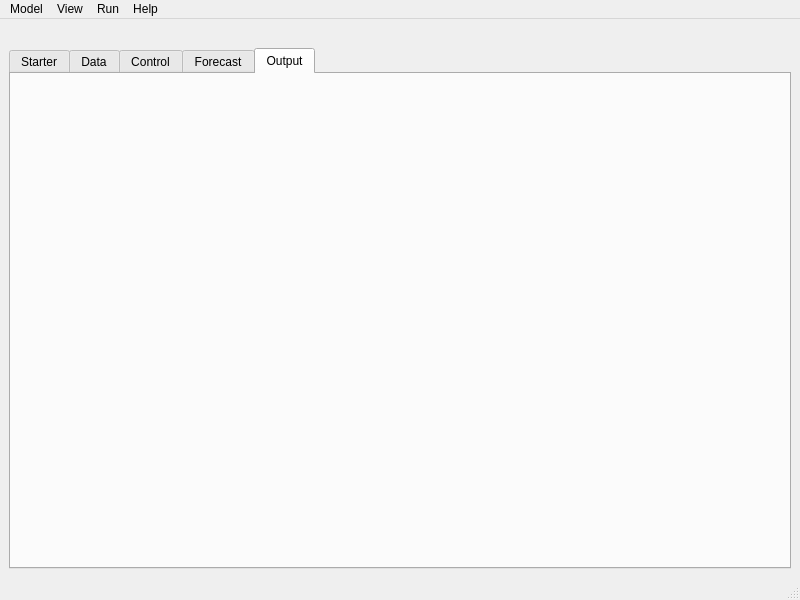
<?xml version="1.0" encoding="UTF-8"?>
<ui version="4.0">
 <class>MainWindow</class>
 <widget class="QMainWindow" name="MainWindow">
  <property name="geometry">
   <rect>
    <x>0</x>
    <y>0</y>
    <width>800</width>
    <height>600</height>
   </rect>
  </property>
  <property name="windowTitle">
   <string>MainWindow</string>
  </property>
  <widget class="QWidget" name="centralwidget">
   <layout class="QVBoxLayout" name="verticalLayout">
    <item>
     <widget class="QLabel" name="label_model">
      <property name="text">
       <string/>
      </property>
      <property name="alignment">
       <set>Qt::AlignCenter</set>
      </property>
     </widget>
    </item>
    <item>
     <widget class="QTabWidget" name="tabWidget">
      <property name="currentIndex">
       <number>4</number>
      </property>
      <widget class="QWidget" name="tab_starter">
       <attribute name="title">
        <string>Starter</string>
       </attribute>
       <layout class="QVBoxLayout" name="verticalLayout_2">
        <item>
         <layout class="QVBoxLayout" name="verticalLayout_starter"/>
        </item>
       </layout>
      </widget>
      <widget class="QWidget" name="tab_data">
       <attribute name="title">
        <string>Data</string>
       </attribute>
       <layout class="QVBoxLayout" name="verticalLayout_6">
        <item>
         <layout class="QVBoxLayout" name="verticalLayout_data"/>
        </item>
       </layout>
      </widget>
      <widget class="QWidget" name="tab_control">
       <attribute name="title">
        <string>Control</string>
       </attribute>
       <layout class="QVBoxLayout" name="verticalLayout_5">
        <item>
         <layout class="QVBoxLayout" name="verticalLayout_control"/>
        </item>
       </layout>
      </widget>
      <widget class="QWidget" name="tab_forecast">
       <attribute name="title">
        <string>Forecast</string>
       </attribute>
       <layout class="QVBoxLayout" name="verticalLayout_4">
        <item>
         <layout class="QVBoxLayout" name="verticalLayout_forecast"/>
        </item>
       </layout>
      </widget>
      <widget class="QWidget" name="tab_output">
       <attribute name="title">
        <string>Output</string>
       </attribute>
       <layout class="QVBoxLayout" name="verticalLayout_3">
        <item>
         <layout class="QVBoxLayout" name="verticalLayout_output"/>
        </item>
       </layout>
      </widget>
     </widget>
    </item>
   </layout>
  </widget>
  <widget class="QMenuBar" name="menubar">
   <property name="geometry">
    <rect>
     <x>0</x>
     <y>0</y>
     <width>800</width>
     <height>26</height>
    </rect>
   </property>
   <widget class="QMenu" name="menuModel">
    <property name="title">
     <string>Model</string>
    </property>
    <addaction name="actionDefaultModel"/>
    <addaction name="actionSetCurrentDefault"/>
    <addaction name="actionSetDefaultDir"/>
    <addaction name="separator"/>
    <addaction name="actionOpenModel"/>
    <addaction name="actionSaveModel"/>
    <addaction name="actionSaveModelAs"/>
    <addaction name="separator"/>
    <addaction name="actionViewInfo"/>
    <addaction name="separator"/>
    <addaction name="actionExit"/>
   </widget>
   <widget class="QMenu" name="menuView">
    <property name="title">
     <string>View</string>
    </property>
    <addaction name="actionShowStartScreen"/>
    <addaction name="actionShowToolbar"/>
    <addaction name="actionShowStarter"/>
    <addaction name="actionShowData"/>
    <addaction name="actionShowControl"/>
    <addaction name="actionShowForecast"/>
    <addaction name="actionShowOutput"/>
   </widget>
   <widget class="QMenu" name="menuRun">
    <property name="title">
     <string>Run</string>
    </property>
    <addaction name="actionRun"/>
    <addaction name="separator"/>
   </widget>
   <widget class="QMenu" name="menuHelp">
    <property name="title">
     <string>Help</string>
    </property>
    <addaction name="actionAboutModel"/>
    <addaction name="separator"/>
    <addaction name="actionAboutInterface"/>
    <addaction name="actionAboutSS"/>
    <addaction name="separator"/>
    <addaction name="actionAboutQt"/>
   </widget>
   <addaction name="menuModel"/>
   <addaction name="menuView"/>
   <addaction name="menuRun"/>
   <addaction name="menuHelp"/>
  </widget>
  <widget class="QStatusBar" name="statusbar"/>
  <action name="actionDefaultModel">
   <property name="text">
    <string>Load default model</string>
   </property>
  </action>
  <action name="actionSetCurrentDefault">
   <property name="text">
    <string>Set current as default</string>
   </property>
  </action>
  <action name="actionSetDefaultDir">
   <property name="text">
    <string>Set default dir</string>
   </property>
  </action>
  <action name="actionOpenModel">
   <property name="text">
    <string>Open existing model</string>
   </property>
  </action>
  <action name="actionSaveModel">
   <property name="text">
    <string>Save current model</string>
   </property>
  </action>
  <action name="actionSaveModelAs">
   <property name="text">
    <string>Save model as . . .</string>
   </property>
  </action>
  <action name="actionViewInfo">
   <property name="text">
    <string>View model info</string>
   </property>
  </action>
  <action name="actionShowStartScreen">
   <property name="text">
    <string>Start up screen</string>
   </property>
  </action>
  <action name="actionShowToolbar">
   <property name="text">
    <string>Toolbar</string>
   </property>
  </action>
  <action name="actionShowStarter">
   <property name="text">
    <string>Starter</string>
   </property>
  </action>
  <action name="actionShowData">
   <property name="text">
    <string>Data</string>
   </property>
  </action>
  <action name="actionShowControl">
   <property name="text">
    <string>Control</string>
   </property>
  </action>
  <action name="actionShowForecast">
   <property name="text">
    <string>Forecast</string>
   </property>
  </action>
  <action name="actionShowOutput">
   <property name="text">
    <string>Output</string>
   </property>
  </action>
  <action name="actionRun">
   <property name="text">
    <string>Run Stock Synthesis</string>
   </property>
  </action>
  <action name="actionAboutModel">
   <property name="text">
    <string>About this model</string>
   </property>
  </action>
  <action name="actionAboutInterface">
   <property name="text">
    <string>About this interface</string>
   </property>
  </action>
  <action name="actionAboutSS">
   <property name="text">
    <string>About Stock Synthesis</string>
   </property>
  </action>
  <action name="actionAboutQt">
   <property name="text">
    <string>About Qt</string>
   </property>
  </action>
  <action name="actionExit">
   <property name="text">
    <string>E&amp;xit</string>
   </property>
  </action>
 </widget>
 <resources/>
 <connections/>
</ui>
